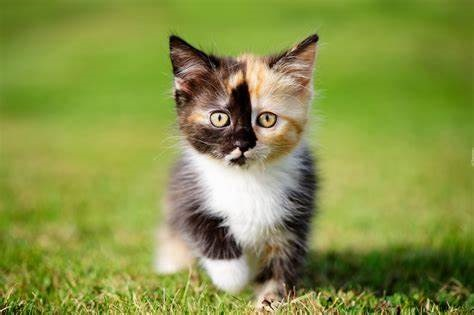
#> input picture kotek.jpg, 474 x 315 px
$ python sioc2.py
#> lines starting #> are read from the running program, lines starting #| are printed output that depends on the picture
import cv2
import numpy as np

###funckja interpolujaca kolor niebieski
def blue_interpolation(blue_inter):
    rows = blue_inter.shape[0]
    col = blue_inter.shape[1]

    #interpolacja w wierszach
    for i in range(1,rows,2):
        for j in range(0, col,2):
            blue_inter[i][j] = blue_inter[i][j+1]

    #interpolacja w kolumnach
    for i in range(0,col-1):
        for j in range(0,rows-1,2):
            blue_inter[j][i] = blue_inter[j+1][i]


    return blue_inter

###funckja interpolujaca kolor niebieski
def red_interpolation (red_inter):
    rows = red_inter.shape[0]
    col  = red_inter.shape[1]

    for i in range(0,rows,2):
        for j in range(1,col,2):
            red_inter[i][j] = red_inter[i][j-1]

    for i in range(0,col,):
        for j in range(1,rows,2):
            red_inter[j][i] = red_inter[j-1][i]

    return red_inter

###Funckja interpolujaca kolor zielony
def green_interpolation (green_inter):
    rows = green_inter.shape[0]
    col = green_inter.shape[1]

    for i in range(0,rows,2):
        for j in range(0,col,2):
            green_inter[i][j] = green_inter[i][j+1]

    for i in range(1,rows,2):
        for j in range(1,col,2):
            green_inter[i][j] = green_inter[i][j-1]

    return green_inter


#Loading the image
img = cv2.imread('kotek.jpg')
#> img is the input picture: shape (315, 474, 3); mean B, G, R 69.6, 147, 135.1
###order: Blue, Green, Red

###Rozdzielamy obraz na kolory
Blue, Green, Red = cv2.split(img)

###Tworzymy tablice filtrów
CFA_B = np.array([[0,0],[0,1]])
CFA_G = np.array([[0,1],[1,0]])
CFA_R = np.array([[1,0],[0,0]])

###Rozszerzamy tablice filtrów CFA do rozmiarów obrazu
repeat_rows = img.shape[0] // 2 +1
#> repeat_rows = 158
repeat_col = img.shape[1] // 2 +1
#> repeat_col = 238

CFA_B_e = np.tile(CFA_B, (repeat_rows, repeat_col,))[:img.shape[0], :img.shape[1]]
CFA_G_e = np.tile(CFA_G, (repeat_rows, repeat_col,))[:img.shape[0], :img.shape[1]]
CFA_R_e = np.tile(CFA_R, (repeat_rows, repeat_col,))[:img.shape[0], :img.shape[1]]

###Tworzymy tablice kolorow, ktore bedziemy interpolowac
blue_cfa = Blue * CFA_B_e
green_cfa = Green * CFA_G_e
red_cfa = Red * CFA_R_e
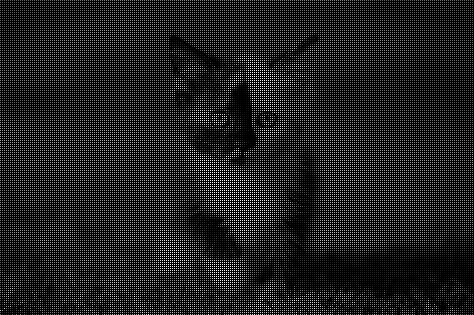
#> red_cfa: shape (315, 474) int64; min 0, max 255, mean 33.9

###Interpolujemy tablice kolorow
blue_channel = blue_interpolation(blue_cfa)
#> after the loop in blue_interpolation, `for i in range(1,rows,2):`:
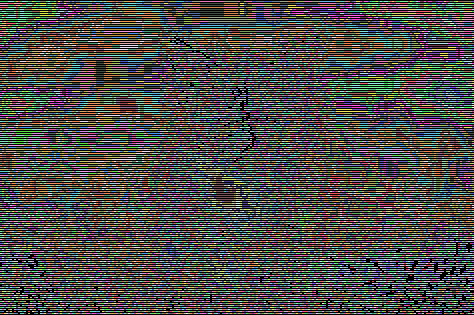
#> blue_inter: shape (315, 474) int64; 256 distinct labels, from 0 to 255; one colour per label, 0 black
#> after the loop in blue_interpolation, `for i in range(0,col-1):`:
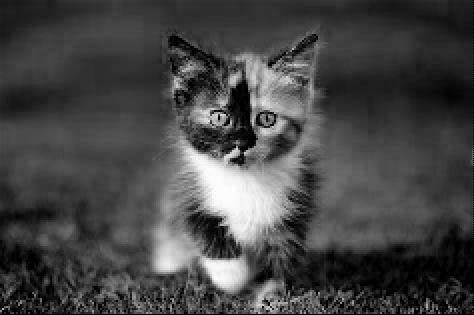
#> blue_inter: shape (315, 474) int64; min 0, max 255, mean 69.3
green_channel = green_interpolation(green_cfa)
#> after the loop in green_interpolation, `for i in range(0,rows,2):`:
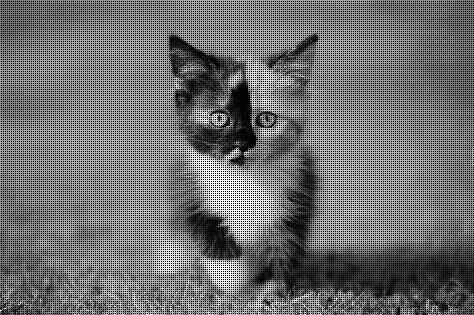
#> green_inter: shape (315, 474) int64; min 0, max 255, mean 110.4
red_channel = red_interpolation(red_cfa)
#> after the loop in red_interpolation, `for i in range(0,rows,2):`:
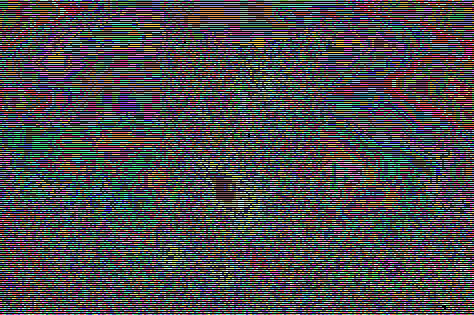
#> red_inter: shape (315, 474) int64; 256 distinct labels, from 0 to 255; one colour per label, 0 black
#> after the loop in red_interpolation, `for i in range(0,col,):`:
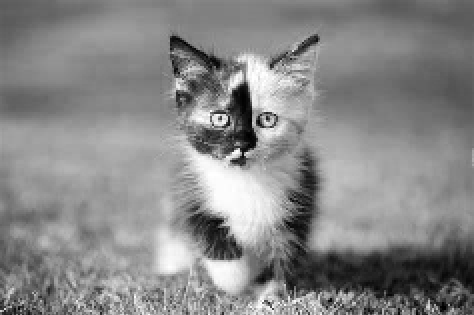
#> red_inter: shape (315, 474) int64; min 0, max 255, mean 135.2

###Tworzymy tablice ktora bedzie obrazem
img_inter = cv2.merge((blue_channel, green_channel, red_channel))
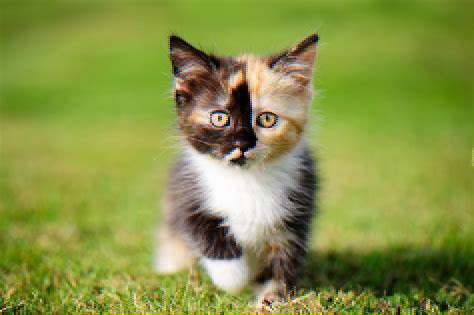
#> img_inter: shape (315, 474, 3) int32; mean B, G, R 69.3, 147, 135.2

###Zmieniamy typ danych w tablicy na uint8 (taki typ danych przyjmuje funkcja cv2.imshow ktora tworzy i wyswietla obraz
img_inter_uint8 =  img_inter.astype(np.uint8)


###Wyswietlanie obrazu oryginalnego i po interpolacji
cv2.imshow("original", img)
cv2.imshow("interpolated", img_inter_uint8)
cv2.waitKey(0)
cv2.destroyAllWindows()
